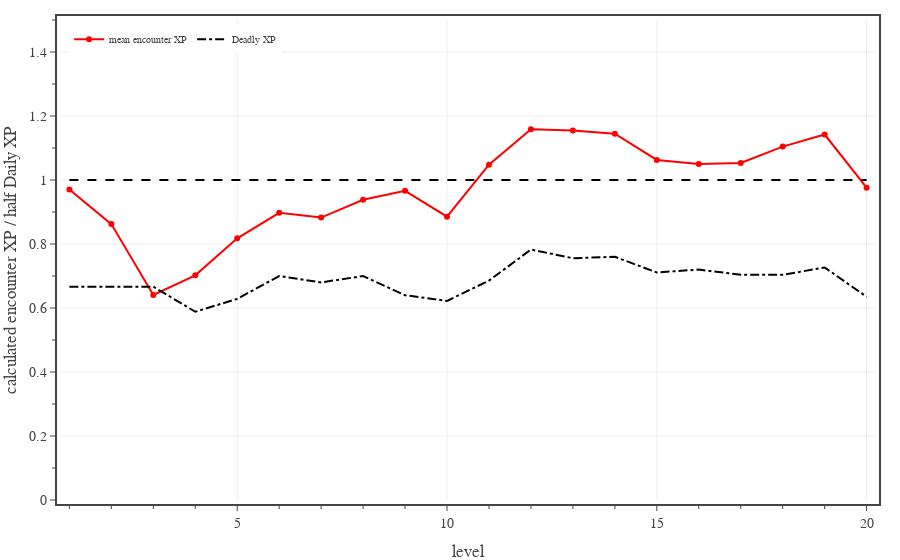

Notebook code cell kept with this figure:
### Code cell
# Plots average encounter XP for PCs, calculated for a full adventuring day with Medium encounters and two short rests.
levels = np.array(range(1,21,1))

fig = go.Figure(
    layout=go.Layout(
        template=TFB_TEMPLATE,
        xaxis=dict(
            title_text='level',
            range=[0.8, 20.2],
            tick0=0, dtick=5,
            minor=dict(tick0=0, dtick=1),
        ),
        yaxis=dict(
            title_text='calculated encounter XP / half Daily XP',
            range=[0, 1.5],
            tick0=0, dtick=0.2,
            minor=dict(tick0=0, dtick=0.1),
        ),
        legend=dict(
            yanchor='top',  y=0.99,
            xanchor='left', x=0.01,
        )
    )
)

enc_XP_budget = 0.5*np.array(ENCOUNTER_DIFFICULTIES['Daily']['XP'])
for diff in ['Medium']:
    d = ENCOUNTER_DIFFICULTIES[diff]
    pc_data_file = f'./pc data - {diff} 2 short rests.json'

    with open(pc_data_file, 'r') as fin:
        pc_data = json.load(fin)
    
    eXP = np.zeros(20)
    for pc_class in PC_CLASSES:
        eXP += np.array([x['encounter XP mean'] for x in pc_data[pc_class]])
    eXP /= len(PC_CLASSES)

    fig.add_trace(go.Scatter(
        x=levels, 
        y=eXP/enc_XP_budget,
        mode='lines+markers', 
        line=dict(color='red', dash='solid'),
        unselected=dict(marker=dict(opacity=0.0)),
        name='mean encounter XP',
        hovertemplate=
            '<b>encounter XP</b><br>'+
            'lvl %{x}<br>'+
            'ratio %{y:.2f}'+
            '<extra></extra>'
    ))

ref_XP = 0.5*np.array(ENCOUNTER_DIFFICULTIES['Daily']['XP'])
fig.add_trace(go.Scatter(
    x=levels, 
    y=ref_XP/enc_XP_budget,
    mode='lines', 
    line=dict(color='black', dash='dash'),
    name='half Daily XP',
    showlegend=False,
    hoverinfo='skip'
))

ref_XP = np.array(ENCOUNTER_DIFFICULTIES['Deadly']['XP'])
fig.add_trace(go.Scatter(
    x=levels, 
    y=ref_XP/enc_XP_budget,
    mode='lines', 
    line=dict(color='black', dash='dashdot'),
    name='Deadly XP',
    hoverinfo='skip'
))

# show figure
fig.show(config=TFB_CONFIG)

# save large format figure
if SAVEFIGS:
    file_name = f'./fig-half-daily-xp-vs-level-medium-adventuring-days-large.html'
    fig_html = fig.to_html(
        config=TFB_CONFIG,
        include_plotlyjs=False, 
        full_html=False, 
    )
    fig_soup = BeautifulSoup(fig_html, 'html.parser')
    fig_soup.div['class'] = 'plotly-div-large'
    with open(file_name, 'wb') as fout:
        fout.write(fig_soup.prettify('utf-8'))

# save small format figure
if SAVEFIGS:
    fig.update_traces(marker=dict(size=4))
    fig.update_layout(font=dict(size=10))
    file_name = f'./fig-half-daily-xp-vs-level-medium-adventuring-days-small.html'
    fig_html = fig.to_html(
        config=TFB_CONFIG,
        include_plotlyjs=False, 
        full_html=False, 
    )
    fig_soup = BeautifulSoup(fig_html, 'html.parser')
    fig_soup.div['class'] = 'plotly-div-small'
    with open(file_name, 'wb') as fout:
        fout.write(fig_soup.prettify('utf-8'))

### Figure 1 — Plotly figure (JSON) as saved in the notebook; plotly's stock layout.template omitted (floating-point values rounded to 4 significant figures)
{"data": [{"hovertemplate": "<b>encounter XP</b><br>lvl %{x}<br>ratio %{y:.2f}<extra></extra>", "line": {"color": "red", "dash": "solid"}, "mode": "lines+markers", "name": "mean encounter XP", "type": "scatter", "unselected": {"marker": {"opacity": 0}}, "x": [1, 2, 3, 4, 5, 6, 7, 8, 9, 10, 11, 12, 13, 14, 15, 16, 17, 18, 19, 20], "y": [0.9705, 0.8622, 0.6409, 0.702, 0.8179, 0.8973, 0.8826, 0.9384, 0.9662, 0.8854, 1.048, 1.159, 1.155, 1.145, 1.063, 1.05, 1.053, 1.104, 1.142, 0.9761]}, {"hoverinfo": "skip", "line": {"color": "black", "dash": "dash"}, "mode": "lines", "name": "half Daily XP", "showlegend": false, "type": "scatter", "x": [1, 2, 3, 4, 5, 6, 7, 8, 9, 10, 11, 12, 13, 14, 15, 16, 17, 18, 19, 20], "y": [1, 1, 1, 1, 1, 1, 1, 1, 1, 1, 1, 1, 1, 1, 1, 1, 1, 1, 1, 1]}, {"hoverinfo": "skip", "line": {"color": "black", "dash": "dashdot"}, "mode": "lines", "name": "Deadly XP", "type": "scatter", "x": [1, 2, 3, 4, 5, 6, 7, 8, 9, 10, 11, 12, 13, 14, 15, 16, 17, 18, 19, 20], "y": [0.6667, 0.6667, 0.6667, 0.5882, 0.6286, 0.7, 0.68, 0.7, 0.64, 0.6222, 0.6857, 0.7826, 0.7556, 0.76, 0.7111, 0.72, 0.704, 0.7037, 0.7267, 0.635]}], "layout": {"legend": {"x": 0.01, "xanchor": "left", "y": 0.99, "yanchor": "top"}, "xaxis": {"dtick": 5, "minor": {"dtick": 1, "tick0": 0}, "range": [0.8, 20.2], "tick0": 0, "title": {"text": "level"}}, "yaxis": {"dtick": 0.2, "minor": {"dtick": 0.1, "tick0": 0}, "range": [0, 1.5], "tick0": 0, "title": {"text": "calculated encounter XP / half Daily XP"}}}}
